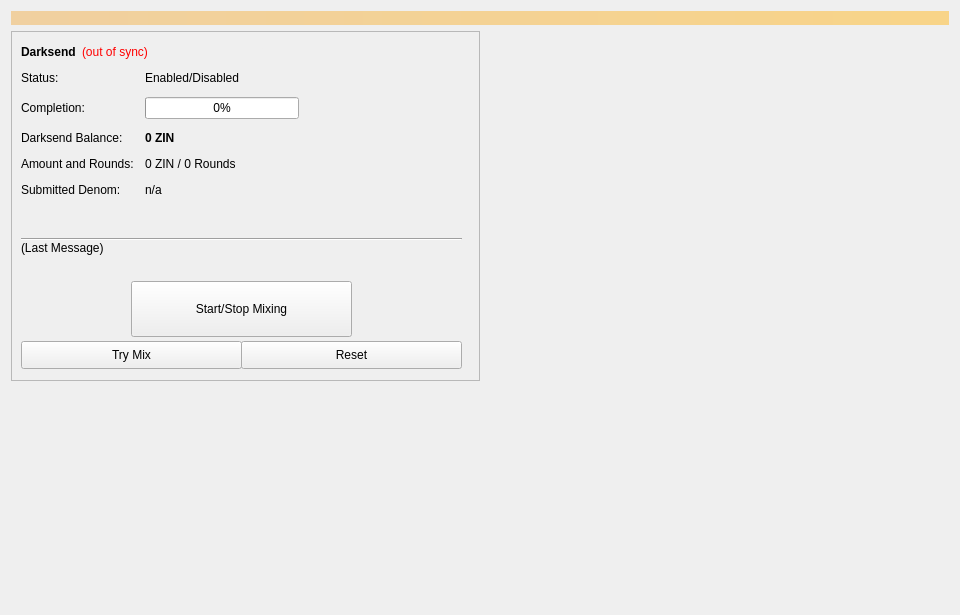
<?xml version="1.0" encoding="UTF-8"?>
<ui version="4.0">
 <class>Coinmix</class>
 <widget class="QWidget" name="Coinmix">
  <property name="geometry">
   <rect>
    <x>0</x>
    <y>0</y>
    <width>960</width>
    <height>615</height>
   </rect>
  </property>
  <property name="minimumSize">
   <size>
    <width>960</width>
    <height>0</height>
   </size>
  </property>
  <property name="windowTitle">
   <string>Form</string>
  </property>
  <layout class="QVBoxLayout" name="topLayout">
   <item>
    <widget class="QLabel" name="labelAlerts">
     <property name="visible">
      <bool>false</bool>
     </property>
     <property name="styleSheet">
      <string notr="true">background-color: qlineargradient(x1: 0, y1: 0, x2: 1, y2: 0, stop:0 #F0D0A0, stop:1 #F8D488); color:#000000;</string>
     </property>
     <property name="wordWrap">
      <bool>true</bool>
     </property>
     <property name="margin">
      <number>3</number>
     </property>
    </widget>
   </item>
   <item>
    <layout class="QHBoxLayout" name="horizontalLayout" stretch="1,1">
     <item>
      <layout class="QVBoxLayout" name="verticalLayout_2">
       <item>
        <widget class="QFrame" name="frameDarksend">
         <property name="minimumSize">
          <size>
           <width>0</width>
           <height>350</height>
          </size>
         </property>
         <property name="layoutDirection">
          <enum>Qt::LeftToRight</enum>
         </property>
         <property name="frameShape">
          <enum>QFrame::StyledPanel</enum>
         </property>
         <property name="frameShadow">
          <enum>QFrame::Raised</enum>
         </property>
         <widget class="QWidget" name="formLayoutWidget">
          <property name="geometry">
           <rect>
            <x>10</x>
            <y>40</y>
            <width>451</width>
            <height>161</height>
           </rect>
          </property>
          <layout class="QFormLayout" name="formLayout">
           <property name="fieldGrowthPolicy">
            <enum>QFormLayout::AllNonFixedFieldsGrow</enum>
           </property>
           <property name="horizontalSpacing">
            <number>11</number>
           </property>
           <property name="verticalSpacing">
            <number>12</number>
           </property>
           <item row="0" column="0">
            <widget class="QLabel" name="label_6">
             <property name="text">
              <string>Status:</string>
             </property>
            </widget>
           </item>
           <item row="1" column="0">
            <widget class="QLabel" name="label_7">
             <property name="text">
              <string>Completion:</string>
             </property>
            </widget>
           </item>
           <item row="1" column="1">
            <widget class="QProgressBar" name="DarksendProgress">
             <property name="maximumSize">
              <size>
               <width>154</width>
               <height>16777215</height>
              </size>
             </property>
             <property name="value">
              <number>0</number>
             </property>
            </widget>
           </item>
           <item row="2" column="0">
            <widget class="QLabel" name="labelAnonymizedText">
             <property name="text">
              <string>Darksend Balance:</string>
             </property>
            </widget>
           </item>
           <item row="2" column="1">
            <widget class="QLabel" name="labelAnonymized">
             <property name="font">
              <font>
               <weight>75</weight>
               <bold>true</bold>
              </font>
             </property>
             <property name="text">
              <string notr="true">0 ZIN</string>
             </property>
            </widget>
           </item>
           <item row="3" column="0">
            <widget class="QLabel" name="label_8">
             <property name="text">
              <string>Amount and Rounds:</string>
             </property>
            </widget>
           </item>
           <item row="3" column="1">
            <widget class="QLabel" name="labelAmountRounds">
             <property name="text">
              <string>0 ZIN / 0 Rounds</string>
             </property>
            </widget>
           </item>
           <item row="4" column="0">
            <widget class="QLabel" name="label_9">
             <property name="text">
              <string>Submitted Denom:</string>
             </property>
            </widget>
           </item>
           <item row="4" column="1">
            <widget class="QLabel" name="labelSubmittedDenom">
             <property name="toolTip">
              <string>The denominations you submitted to the Masternode.&lt;br&gt;To mix, other users must submit the exact same denominations.</string>
             </property>
             <property name="text">
              <string>n/a</string>
             </property>
            </widget>
           </item>
           <item row="0" column="1">
            <widget class="QLabel" name="DarksendEnabled">
             <property name="text">
              <string>Enabled/Disabled</string>
             </property>
            </widget>
           </item>
          </layout>
         </widget>
         <widget class="QPushButton" name="runAutoDenom">
          <property name="geometry">
           <rect>
            <x>251</x>
            <y>17</y>
            <width>1</width>
            <height>1</height>
           </rect>
          </property>
          <property name="palette">
           <palette>
            <active>
             <colorrole role="WindowText">
              <brush brushstyle="SolidPattern">
               <color alpha="255">
                <red>0</red>
                <green>0</green>
                <blue>0</blue>
               </color>
              </brush>
             </colorrole>
             <colorrole role="Button">
              <brush brushstyle="SolidPattern">
               <color alpha="255">
                <red>239</red>
                <green>238</green>
                <blue>238</blue>
               </color>
              </brush>
             </colorrole>
             <colorrole role="Light">
              <brush brushstyle="SolidPattern">
               <color alpha="255">
                <red>255</red>
                <green>255</green>
                <blue>255</blue>
               </color>
              </brush>
             </colorrole>
             <colorrole role="Midlight">
              <brush brushstyle="SolidPattern">
               <color alpha="255">
                <red>247</red>
                <green>246</green>
                <blue>246</blue>
               </color>
              </brush>
             </colorrole>
             <colorrole role="Dark">
              <brush brushstyle="SolidPattern">
               <color alpha="255">
                <red>119</red>
                <green>119</green>
                <blue>119</blue>
               </color>
              </brush>
             </colorrole>
             <colorrole role="Mid">
              <brush brushstyle="SolidPattern">
               <color alpha="255">
                <red>159</red>
                <green>159</green>
                <blue>159</blue>
               </color>
              </brush>
             </colorrole>
             <colorrole role="Text">
              <brush brushstyle="SolidPattern">
               <color alpha="255">
                <red>0</red>
                <green>0</green>
                <blue>0</blue>
               </color>
              </brush>
             </colorrole>
             <colorrole role="BrightText">
              <brush brushstyle="SolidPattern">
               <color alpha="255">
                <red>255</red>
                <green>255</green>
                <blue>255</blue>
               </color>
              </brush>
             </colorrole>
             <colorrole role="ButtonText">
              <brush brushstyle="SolidPattern">
               <color alpha="255">
                <red>0</red>
                <green>0</green>
                <blue>0</blue>
               </color>
              </brush>
             </colorrole>
             <colorrole role="Base">
              <brush brushstyle="SolidPattern">
               <color alpha="255">
                <red>255</red>
                <green>255</green>
                <blue>255</blue>
               </color>
              </brush>
             </colorrole>
             <colorrole role="Window">
              <brush brushstyle="SolidPattern">
               <color alpha="255">
                <red>239</red>
                <green>238</green>
                <blue>238</blue>
               </color>
              </brush>
             </colorrole>
             <colorrole role="Shadow">
              <brush brushstyle="SolidPattern">
               <color alpha="255">
                <red>0</red>
                <green>0</green>
                <blue>0</blue>
               </color>
              </brush>
             </colorrole>
             <colorrole role="AlternateBase">
              <brush brushstyle="SolidPattern">
               <color alpha="255">
                <red>247</red>
                <green>246</green>
                <blue>246</blue>
               </color>
              </brush>
             </colorrole>
             <colorrole role="ToolTipBase">
              <brush brushstyle="SolidPattern">
               <color alpha="255">
                <red>255</red>
                <green>255</green>
                <blue>220</blue>
               </color>
              </brush>
             </colorrole>
             <colorrole role="ToolTipText">
              <brush brushstyle="SolidPattern">
               <color alpha="255">
                <red>0</red>
                <green>0</green>
                <blue>0</blue>
               </color>
              </brush>
             </colorrole>
            </active>
            <inactive>
             <colorrole role="WindowText">
              <brush brushstyle="SolidPattern">
               <color alpha="255">
                <red>0</red>
                <green>0</green>
                <blue>0</blue>
               </color>
              </brush>
             </colorrole>
             <colorrole role="Button">
              <brush brushstyle="SolidPattern">
               <color alpha="255">
                <red>239</red>
                <green>238</green>
                <blue>238</blue>
               </color>
              </brush>
             </colorrole>
             <colorrole role="Light">
              <brush brushstyle="SolidPattern">
               <color alpha="255">
                <red>255</red>
                <green>255</green>
                <blue>255</blue>
               </color>
              </brush>
             </colorrole>
             <colorrole role="Midlight">
              <brush brushstyle="SolidPattern">
               <color alpha="255">
                <red>247</red>
                <green>246</green>
                <blue>246</blue>
               </color>
              </brush>
             </colorrole>
             <colorrole role="Dark">
              <brush brushstyle="SolidPattern">
               <color alpha="255">
                <red>119</red>
                <green>119</green>
                <blue>119</blue>
               </color>
              </brush>
             </colorrole>
             <colorrole role="Mid">
              <brush brushstyle="SolidPattern">
               <color alpha="255">
                <red>159</red>
                <green>159</green>
                <blue>159</blue>
               </color>
              </brush>
             </colorrole>
             <colorrole role="Text">
              <brush brushstyle="SolidPattern">
               <color alpha="255">
                <red>0</red>
                <green>0</green>
                <blue>0</blue>
               </color>
              </brush>
             </colorrole>
             <colorrole role="BrightText">
              <brush brushstyle="SolidPattern">
               <color alpha="255">
                <red>255</red>
                <green>255</green>
                <blue>255</blue>
               </color>
              </brush>
             </colorrole>
             <colorrole role="ButtonText">
              <brush brushstyle="SolidPattern">
               <color alpha="255">
                <red>0</red>
                <green>0</green>
                <blue>0</blue>
               </color>
              </brush>
             </colorrole>
             <colorrole role="Base">
              <brush brushstyle="SolidPattern">
               <color alpha="255">
                <red>255</red>
                <green>255</green>
                <blue>255</blue>
               </color>
              </brush>
             </colorrole>
             <colorrole role="Window">
              <brush brushstyle="SolidPattern">
               <color alpha="255">
                <red>239</red>
                <green>238</green>
                <blue>238</blue>
               </color>
              </brush>
             </colorrole>
             <colorrole role="Shadow">
              <brush brushstyle="SolidPattern">
               <color alpha="255">
                <red>0</red>
                <green>0</green>
                <blue>0</blue>
               </color>
              </brush>
             </colorrole>
             <colorrole role="AlternateBase">
              <brush brushstyle="SolidPattern">
               <color alpha="255">
                <red>247</red>
                <green>246</green>
                <blue>246</blue>
               </color>
              </brush>
             </colorrole>
             <colorrole role="ToolTipBase">
              <brush brushstyle="SolidPattern">
               <color alpha="255">
                <red>255</red>
                <green>255</green>
                <blue>220</blue>
               </color>
              </brush>
             </colorrole>
             <colorrole role="ToolTipText">
              <brush brushstyle="SolidPattern">
               <color alpha="255">
                <red>0</red>
                <green>0</green>
                <blue>0</blue>
               </color>
              </brush>
             </colorrole>
            </inactive>
            <disabled>
             <colorrole role="WindowText">
              <brush brushstyle="SolidPattern">
               <color alpha="255">
                <red>119</red>
                <green>119</green>
                <blue>119</blue>
               </color>
              </brush>
             </colorrole>
             <colorrole role="Button">
              <brush brushstyle="SolidPattern">
               <color alpha="255">
                <red>239</red>
                <green>238</green>
                <blue>238</blue>
               </color>
              </brush>
             </colorrole>
             <colorrole role="Light">
              <brush brushstyle="SolidPattern">
               <color alpha="255">
                <red>255</red>
                <green>255</green>
                <blue>255</blue>
               </color>
              </brush>
             </colorrole>
             <colorrole role="Midlight">
              <brush brushstyle="SolidPattern">
               <color alpha="255">
                <red>247</red>
                <green>246</green>
                <blue>246</blue>
               </color>
              </brush>
             </colorrole>
             <colorrole role="Dark">
              <brush brushstyle="SolidPattern">
               <color alpha="255">
                <red>119</red>
                <green>119</green>
                <blue>119</blue>
               </color>
              </brush>
             </colorrole>
             <colorrole role="Mid">
              <brush brushstyle="SolidPattern">
               <color alpha="255">
                <red>159</red>
                <green>159</green>
                <blue>159</blue>
               </color>
              </brush>
             </colorrole>
             <colorrole role="Text">
              <brush brushstyle="SolidPattern">
               <color alpha="255">
                <red>119</red>
                <green>119</green>
                <blue>119</blue>
               </color>
              </brush>
             </colorrole>
             <colorrole role="BrightText">
              <brush brushstyle="SolidPattern">
               <color alpha="255">
                <red>255</red>
                <green>255</green>
                <blue>255</blue>
               </color>
              </brush>
             </colorrole>
             <colorrole role="ButtonText">
              <brush brushstyle="SolidPattern">
               <color alpha="255">
                <red>119</red>
                <green>119</green>
                <blue>119</blue>
               </color>
              </brush>
             </colorrole>
             <colorrole role="Base">
              <brush brushstyle="SolidPattern">
               <color alpha="255">
                <red>239</red>
                <green>238</green>
                <blue>238</blue>
               </color>
              </brush>
             </colorrole>
             <colorrole role="Window">
              <brush brushstyle="SolidPattern">
               <color alpha="255">
                <red>239</red>
                <green>238</green>
                <blue>238</blue>
               </color>
              </brush>
             </colorrole>
             <colorrole role="Shadow">
              <brush brushstyle="SolidPattern">
               <color alpha="255">
                <red>0</red>
                <green>0</green>
                <blue>0</blue>
               </color>
              </brush>
             </colorrole>
             <colorrole role="AlternateBase">
              <brush brushstyle="SolidPattern">
               <color alpha="255">
                <red>239</red>
                <green>238</green>
                <blue>238</blue>
               </color>
              </brush>
             </colorrole>
             <colorrole role="ToolTipBase">
              <brush brushstyle="SolidPattern">
               <color alpha="255">
                <red>255</red>
                <green>255</green>
                <blue>220</blue>
               </color>
              </brush>
             </colorrole>
             <colorrole role="ToolTipText">
              <brush brushstyle="SolidPattern">
               <color alpha="255">
                <red>0</red>
                <green>0</green>
                <blue>0</blue>
               </color>
              </brush>
             </colorrole>
            </disabled>
           </palette>
          </property>
          <property name="focusPolicy">
           <enum>Qt::NoFocus</enum>
          </property>
          <property name="autoFillBackground">
           <bool>true</bool>
          </property>
          <property name="text">
           <string/>
          </property>
          <property name="flat">
           <bool>true</bool>
          </property>
         </widget>
         <widget class="QPushButton" name="toggleDarksend">
          <property name="geometry">
           <rect>
            <x>120</x>
            <y>250</y>
            <width>221</width>
            <height>56</height>
           </rect>
          </property>
          <property name="sizePolicy">
           <sizepolicy hsizetype="MinimumExpanding" vsizetype="Fixed">
            <horstretch>0</horstretch>
            <verstretch>0</verstretch>
           </sizepolicy>
          </property>
          <property name="text">
           <string>Start/Stop Mixing</string>
          </property>
         </widget>
         <widget class="Line" name="lineLastMessage">
          <property name="geometry">
           <rect>
            <x>10</x>
            <y>200</y>
            <width>441</width>
            <height>16</height>
           </rect>
          </property>
          <property name="orientation">
           <enum>Qt::Horizontal</enum>
          </property>
         </widget>
         <widget class="QLabel" name="DarksendStatus">
          <property name="geometry">
           <rect>
            <x>10</x>
            <y>210</y>
            <width>451</width>
            <height>43</height>
           </rect>
          </property>
          <property name="minimumSize">
           <size>
            <width>288</width>
            <height>43</height>
           </size>
          </property>
          <property name="text">
           <string>(Last Message)</string>
          </property>
          <property name="alignment">
           <set>Qt::AlignLeading|Qt::AlignLeft|Qt::AlignTop</set>
          </property>
          <property name="wordWrap">
           <bool>true</bool>
          </property>
         </widget>
         <widget class="QPushButton" name="DarksendAuto">
          <property name="geometry">
           <rect>
            <x>10</x>
            <y>310</y>
            <width>221</width>
            <height>28</height>
           </rect>
          </property>
          <property name="sizePolicy">
           <sizepolicy hsizetype="MinimumExpanding" vsizetype="Fixed">
            <horstretch>0</horstretch>
            <verstretch>0</verstretch>
           </sizepolicy>
          </property>
          <property name="toolTip">
           <string>Try to manually submit a Darksend request.</string>
          </property>
          <property name="text">
           <string>Try Mix</string>
          </property>
         </widget>
         <widget class="QPushButton" name="DarksendReset">
          <property name="geometry">
           <rect>
            <x>230</x>
            <y>310</y>
            <width>221</width>
            <height>28</height>
           </rect>
          </property>
          <property name="sizePolicy">
           <sizepolicy hsizetype="MinimumExpanding" vsizetype="Fixed">
            <horstretch>0</horstretch>
            <verstretch>0</verstretch>
           </sizepolicy>
          </property>
          <property name="toolTip">
           <string>Reset the current status of Darksend (can interrupt Darksend if it's in the process of Mixing, which can cost you money!)</string>
          </property>
          <property name="autoFillBackground">
           <bool>false</bool>
          </property>
          <property name="text">
           <string>Reset</string>
          </property>
         </widget>
         <widget class="QWidget" name="layoutWidget">
          <property name="geometry">
           <rect>
            <x>10</x>
            <y>10</y>
            <width>431</width>
            <height>22</height>
           </rect>
          </property>
          <layout class="QHBoxLayout" name="horizontalLayout_5">
           <item>
            <widget class="QLabel" name="label_2">
             <property name="font">
              <font>
               <weight>75</weight>
               <bold>true</bold>
              </font>
             </property>
             <property name="text">
              <string>Darksend</string>
             </property>
            </widget>
           </item>
           <item>
            <widget class="QLabel" name="labelDarksendSyncStatus">
             <property name="toolTip">
              <string>The displayed information may be out of date. Your wallet automatically synchronizes with the ZIN network after a connection is established, but this process has not completed yet.</string>
             </property>
             <property name="styleSheet">
              <string notr="true">QLabel { color: red; }</string>
             </property>
             <property name="text">
              <string notr="true">(out of sync)</string>
             </property>
             <property name="alignment">
              <set>Qt::AlignLeading|Qt::AlignLeft|Qt::AlignVCenter</set>
             </property>
            </widget>
           </item>
           <item>
            <spacer name="horizontalSpacer_4">
             <property name="orientation">
              <enum>Qt::Horizontal</enum>
             </property>
             <property name="sizeHint" stdset="0">
              <size>
               <width>40</width>
               <height>20</height>
              </size>
             </property>
            </spacer>
           </item>
          </layout>
         </widget>
        </widget>
       </item>
       <item>
        <spacer name="verticalSpacer">
         <property name="orientation">
          <enum>Qt::Vertical</enum>
         </property>
         <property name="sizeHint" stdset="0">
          <size>
           <width>20</width>
           <height>40</height>
          </size>
         </property>
        </spacer>
       </item>
      </layout>
     </item>
     <item>
      <layout class="QVBoxLayout" name="verticalLayout_3">
       <item>
        <spacer name="verticalSpacer_2">
         <property name="orientation">
          <enum>Qt::Vertical</enum>
         </property>
         <property name="sizeType">
          <enum>QSizePolicy::Expanding</enum>
         </property>
         <property name="sizeHint" stdset="0">
          <size>
           <width>20</width>
           <height>40</height>
          </size>
         </property>
        </spacer>
       </item>
      </layout>
     </item>
    </layout>
   </item>
  </layout>
 </widget>
 <resources/>
 <connections/>
</ui>
